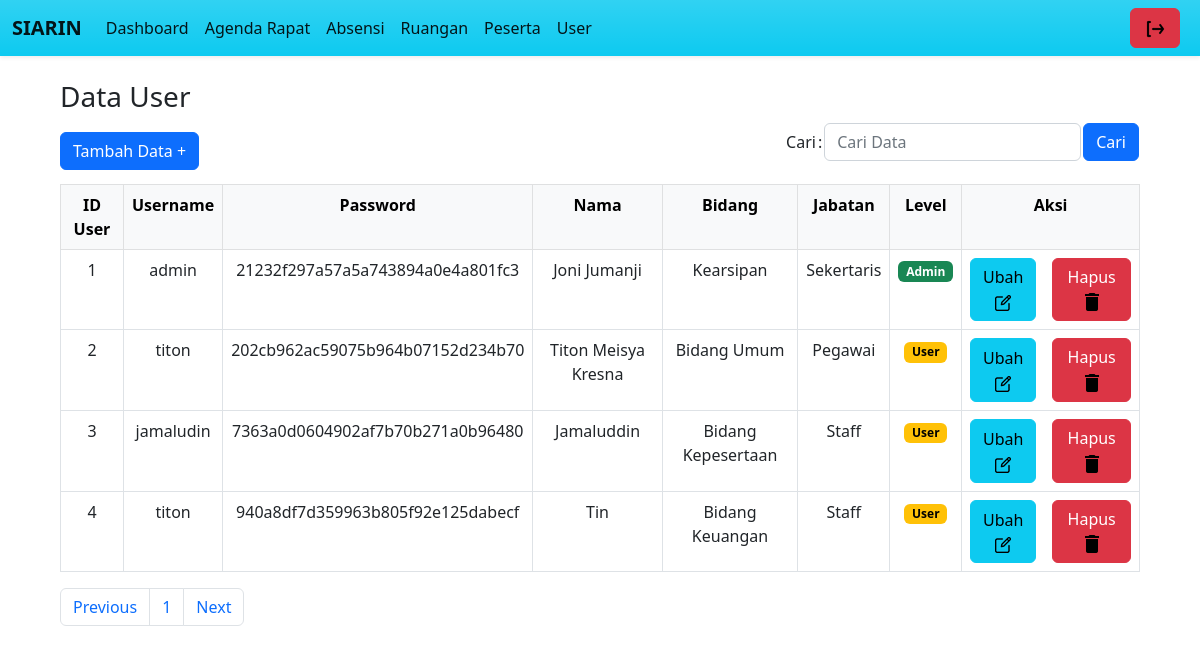
Screenshot of /admin/datauser.php (signed in) with the database file from the repository.
### tables this page shows
CREATE TABLE `user` (
  `id_user` int(11) NOT NULL,
  `username` varchar(20) NOT NULL,
  `password` varchar(60) NOT NULL,
  `nama` varchar(50) NOT NULL,
  `bidang` varchar(100) NOT NULL,
  `jabatan` varchar(100) NOT NULL,
  `level` enum('Admin','User') NOT NULL
);

### admin/datauser.php (the view, shortened to what this page needs)
<?php
include('../koneksi.php');
?>
<!DOCTYPE html>
<html lang="en">
<head>
    <link href="https://cdn.jsdelivr.net/npm/bootstrap@5.2.3/dist/css/bootstrap.min.css" rel="stylesheet">
</head>
<body>
    <?php include("menu-admin.php"); ?>
    <div class="table-responsive">
        <h3 align="left" class="pt-4">Data User</h3>
        <form action="datauser.php" method="get">
            <table align="right">
                <tr>
                    <a href="datauser_tambah.php" class="btn btn-primary" style="margin: 10px; margin-left:0px;">Tambah Data +</a>
                </tr>
                <tr>
                    <td>Cari</td>
                    <td>:</td>
                    <td><input class="form-control" type="text" name="cari" placeholder="Cari Data"></td>
                    <td><input class="btn btn-primary" type="submit" value="Cari"></td>
                </tr>
            </table>
        </form>
        <table class="table table-bordered">
            <tr class="table-light" style="text-align:center;">
                <th>ID User</th>
                <th>Username</th>
                <th>Password</th>
                <th>Nama</th>
                <th>Bidang</th>
                <th>Jabatan</th>
                <th>Level</th>
                <th>Aksi</th>
            </tr>
            <?php
            $halaman        = isset($_GET['halaman']) ? (int)$_GET['halaman'] : 1;
            $halaman_awal   = ($halaman > 1) ? ($halaman * 4) - 4 : 0;
            $sebelum        = $halaman - 1;
            $setelah        = $halaman + 1;
            $datas           = mysqli_query($koneksi, "select * from user");
            $jumlah_data    = mysqli_num_rows($datas);
            $total_halaman  = ceil($jumlah_data / 5);
            if (isset($_GET['cari'])) {
                $cari = $_GET['cari'];
                $sql = mysqli_query($koneksi, "SELECT * from user where nama like '%" . $cari . "%'");
            } else {
                $sql   = mysqli_query($koneksi, "select * from user limit $halaman_awal, 4");
            }
            $no = 1;
            while ($data = mysqli_fetch_array($sql)) {
            ?>
                <tr class="bg-white" style="text-align:center;">
                    <td><?php echo $no++; ?></td>
                    <td><?php echo $data['username']; ?></td>
                    <td width="10%"><?php echo $data['password']; ?></td>
                    <td><?php echo $data['nama']; ?></td>
                    <td><?php echo $data['bidang']; ?></td>
                    <td><?php echo $data['jabatan']; ?></td>
                    <td>
                        <?php
                        if ($data['level'] == "Admin") {
                            echo "<p class='badge text-bg-success'>" . $data['level'] . "</p>";
                        } else {
                            echo "<p class='badge text-bg-warning'>" . $data['level'] . "</p>";
                        }
                        ?>
                    </td>
                    <td style="text-align:center;">
                        <div style="display: flex; justify-content: center; row; gap: 8px;">
                            <a href="datauser_ubah.php?id_user=<?php echo $data['id_user']; ?>" class="btn btn-info" style="align-content: center; padding-left: 8px; padding-right: 8px;">Ubah <img src="../gambar/edit.png" alt="edit"> </a></a><br>
                            <a href="datauser_hapus.php?id_user=<?php echo $data['id_user']; ?>" class="btn btn-danger" style="align-content: center; padding-left: 8px; padding-right: 8px;">Hapus <img src="../gambar/hapus.png" alt="print"> </a>
                        </div>
                    </td>
                </tr>
            <?php } ?>
        </table>
        <nav>
            <ul class="pagination">
                <li class="page-item">
                    <a class="page-link" <?php if ($halaman > 1) {
                                                echo "href='?halaman=$sebelum'";
                                            } ?>>Previous</a>
                </li>
                <?php
                for ($x = 1; $x <= $total_halaman; $x++) {
                ?>
                    <li class="page-item"><a class="page-link" href="?halaman=<?php echo $x ?>"> <?php echo $x; ?></a></li>
                <?php
                }
                ?>
                <li class="page-item">
                    <a class="page-link" <?php if ($halaman < $total_halaman) {
                                                echo "href='?halaman=$setelah'";
                                            } ?>>Next</a>
                </li>
            </ul>
        </nav>
        </div>
</body>
</html>

### admin/menu-admin.php (shortened to what this page needs)
<!DOCTYPE html>
<html lang="en">
<head>
</head>
<body>
    <nav class=" navbar navbar-expand-lg bg-info bg-gradient shadow-sm">
        <div class="container-fluid">
            <a class="navbar-brand" href="index.php"><b>SIARIN</b></a>
            <div class="collapse navbar-collapse" id="navbarNav">
                <ul class="navbar-nav">
                    <li class="nav-item">
                        <a class="nav-link active" aria-current="page" href="index.php">Dashboard</a>
                    </li>
                    <li class="nav-item">
                        <a class="nav-link active" href="agenda.php">Agenda Rapat</a>
                    </li>
                    <li class="nav-item">
                        <a class="nav-link active" href="absensi.php">Absensi</a>
                    </li>
                    <li class="nav-item">
                        <a class="nav-link active" href="ruangan.php">Ruangan</a>
                    </li>
                    <li class="nav-item">
                        <a class="nav-link active" href="peserta.php">Peserta</a>
                    </li>
                    <li class="nav-item">
                        <a class="nav-link active" href="datauser.php">User</a>
                    </li>
                </ul>
            </div>
            <div class="d-flex justify-content-between me-2">
                <i class="btn btn-danger" data-bs-toggle="modal" data-bs-target="#exampleModal"> <img src="../gambar/logout.png" alt="logout"> </i>
            </div>
        </div>
    </nav>
</body>
</html>

### admin/datauser.php (style rules this page uses)
.table-responsive { width: 90%; margin: 0 auto; border-collapse: collapse; }
.table-responsive th, .table-light td { text-align: center; }

### rows the page displays
user: username "admin", password "21232f297a57a5a743894a0e4a801fc3", nama "Joni Jumanji", bidang "Kearsipan", jabatan "Sekertaris", level "Admin"
user: username "titon", password "202cb962ac59075b964b07152d234b70", nama "Titon Meisya Kresna", bidang "Bidang Umum", jabatan "Pegawai", level "User"
user: username "jamaludin", password "7363a0d0604902af7b70b271a0b96480", nama "Jamaluddin", bidang "Bidang Kepesertaan", jabatan "Staff", level "User"
user: username "titon", password "940a8df7d359963b805f92e125dabecf", nama "Tin", bidang "Bidang Keuangan", jabatan "Staff", level "User"
